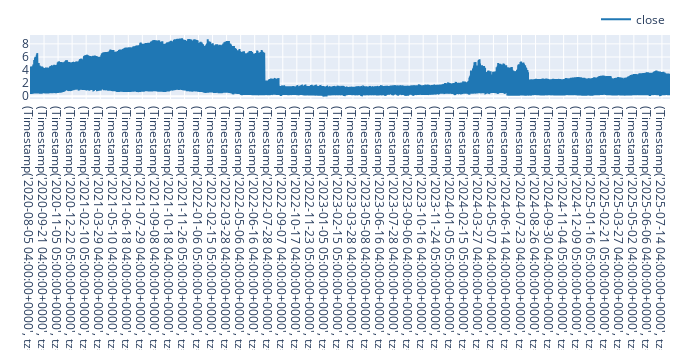

The cell this chart's notebook holds for it:
### Code cell
# Plot normalized price series
(price / price.iloc[0]).vbt.plot().show()

### Figure 1 — Plotly figure (JSON) as saved in the notebook; plotly's stock layout.template omitted (floating-point values rounded to 4 significant figures; data arrays with more than 128 entries replaced by an {"elided": "..."} marker saying what was removed)
{"data": [{"name": "close", "showlegend": true, "type": "scatter", "uid": "e1277dc8-ed34-4dc0-93be-7840b62eaa47", "x": {"elided": "8888 str values"}, "y": {"elided": "8888 float values"}}], "layout": {"height": 350, "legend": {"orientation": "h", "traceorder": "normal", "x": 1, "xanchor": "right", "y": 1.02, "yanchor": "bottom"}, "margin": {"b": 30, "l": 30, "r": 30, "t": 30}, "width": 700}}
